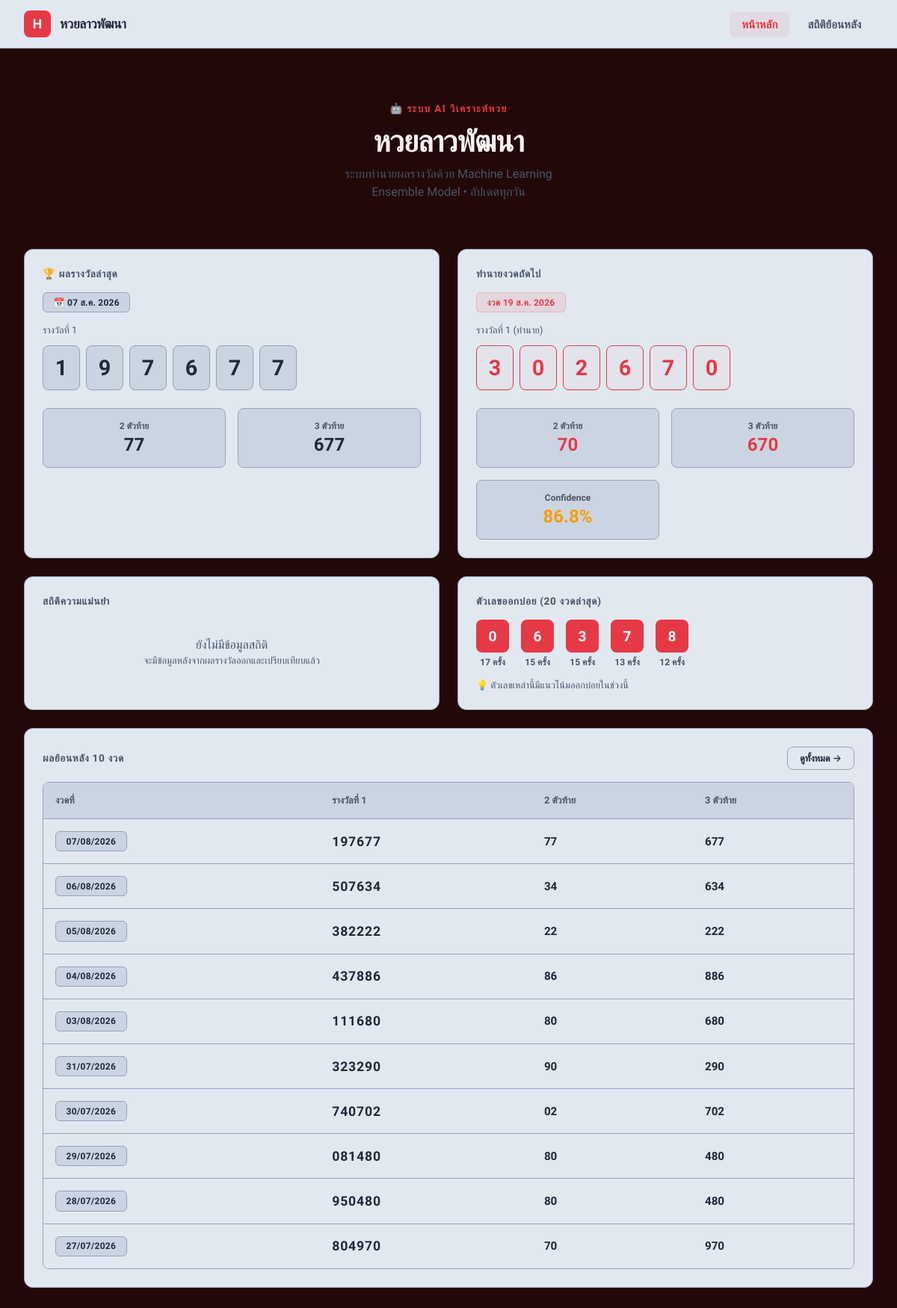
The page / on the database its author committed.
### lottery/models.py (models this page shows, shortened)
class LotteryResult(models.Model):
    draw_date = models.DateField(unique=True, verbose_name="วันที่ออกรางวัล")
    first_prize = models.CharField(max_length=20, blank=True, verbose_name="รางวัลที่ 1")
    two_digit = models.CharField(max_length=10, blank=True, verbose_name="2 ตัวท้าย")
    three_digit = models.CharField(max_length=10, blank=True, verbose_name="3 ตัวท้าย")
    raw_data = models.TextField(blank=True, verbose_name="ข้อมูลดิบ")
    created_at = models.DateTimeField(auto_now_add=True)
    updated_at = models.DateTimeField(auto_now=True)
    class Meta:
        ordering = ['-draw_date']
        verbose_name = "ผลหวยลาวพัฒนา"
        verbose_name_plural = "ผลหวยลาวพัฒนาทั้งหมด"
    @property
    def last_two(self):
        if self.two_digit:
            return self.two_digit
        if len(self.first_prize) >= 2:
            return self.first_prize[-2:]
        return ""
    @property
    def last_three(self):
        if self.three_digit:
            return self.three_digit
        if len(self.first_prize) >= 3:
            return self.first_prize[-3:]
        return ""

class Prediction(models.Model):
    target_date = models.DateField(verbose_name="งวดที่ทำนาย")
    predicted_first = models.CharField(max_length=20, verbose_name="ทำนายรางวัลที่ 1")
    predicted_two = models.CharField(max_length=10, blank=True, verbose_name="ทำนาย 2 ตัวท้าย")
    predicted_three = models.CharField(max_length=10, blank=True, verbose_name="ทำนาย 3 ตัวท้าย")
    confidence = models.FloatField(default=0.0, verbose_name="ความมั่นใจ (%)")
    model_used = models.CharField(max_length=50, default="ensemble", verbose_name="โมเดลที่ใช้")
    actual_result = models.ForeignKey(
        LotteryResult, null=True, blank=True,
        on_delete=models.SET_NULL,
        related_name='predictions',
        verbose_name="ผลจริง"
    )
    is_correct_two = models.BooleanField(null=True, blank=True, verbose_name="ถูก 2 ตัวท้าย")
    is_correct_three = models.BooleanField(null=True, blank=True, verbose_name="ถูก 3 ตัวท้าย")
    is_correct_first = models.BooleanField(null=True, blank=True, verbose_name="ถูกรางวัลที่ 1")
    created_at = models.DateTimeField(auto_now_add=True)
    class Meta:
        ordering = ['-target_date']
        verbose_name = "การทำนาย"
        verbose_name_plural = "ประวัติการทำนาย"

### lottery/views.py (the view, shortened to what this page needs)
# urls.py: path('', views.dashboard, name='dashboard'),
def dashboard(request):
    latest = LotteryResult.objects.first()
    today = timezone.localdate()
    tomorrow = today + timedelta(days=1)
    prediction = Prediction.objects.filter(target_date__gte=today).first()
    recent_results = LotteryResult.objects.order_by('-draw_date')[:10]
    stats = get_accuracy_stats()
    hot_numbers = _calc_hot_numbers(20)
    context = {
        'latest': latest,
        'prediction': prediction,
        'recent_results': recent_results,
        'stats': stats,
        'hot_numbers': hot_numbers,
        'today': today,
        'tomorrow': tomorrow,
    }
    return render(request, 'lottery/dashboard.html', context)

### lottery/services/predictor.py (called while the page is built, shortened)
def get_accuracy_stats() -> dict:
    from lottery.models import Prediction
    evaluated = Prediction.objects.filter(actual_result__isnull=False)
    total = evaluated.count()
    if total == 0:
        return {'total': 0, 'correct_two': 0, 'correct_three': 0, 'correct_first': 0,
                'acc_two': 0, 'acc_three': 0, 'acc_first': 0}

### lottery/views.py (called while the page is built)
def _calc_hot_numbers(num_draws=20) -> list:
    from collections import Counter
    results = LotteryResult.objects.exclude(first_prize='').order_by('-draw_date')[:num_draws]
    counter = Counter()
    for r in results:
        for c in r.first_prize:
            if c.isdigit():
                counter[c] += 1
    return counter.most_common(5)

### lottery/templates/lottery/dashboard.html (shortened to what this page needs)
{% extends "lottery/base.html" %}
{% block nav_dashboard %}active{% endblock %}
{% block content %}
<div class="hero">
    <div class="hero-subtitle">🤖 ระบบ AI วิเคราะห์หวย</div>
    <h1 class="hero-title">หวยลาวพัฒนา</h1>
    <p class="hero-desc">ระบบทำนายผลรางวัลด้วย Machine Learning<br>Ensemble Model • อัปเดตทุกวัน</p>
</div>
<div class="grid-2 fade-in delay-1" style="margin-bottom:1.5rem;">
    <div class="card">
        <div class="card-title">🏆 ผลรางวัลล่าสุด</div>
        {% if latest %}
            <div class="badge badge-light" style="margin-bottom: 1rem; display: inline-flex; align-items: center; gap: 0.5rem;">📅 {{ latest.draw_date|date:"d M Y" }}</div>
            <div>
                <div style="font-size:0.8rem; color:var(--text-muted); margin-bottom:0.75rem;">รางวัลที่ 1</div>
                <div class="lottery-number" id="latestNumbers">
                    {% for digit in latest.first_prize %}
                        {% if digit != '-' and digit != ' ' %}
                        <div class="digit-box">{{ digit }}</div>
                        {% endif %}
                    {% endfor %}
                </div>
            </div>
            <div class="two-three-row">
                <div class="mini-result">
                    <div class="label">2 ตัวท้าย</div>
                    <div class="number">{{ latest.last_two|default:"--" }}</div>
                </div>
                <div class="mini-result">
                    <div class="label">3 ตัวท้าย</div>
                    <div class="number">{{ latest.last_three|default:"---" }}</div>
                </div>
            </div>
        {% else %}
            <div class="no-data">
                <div class="icon">📭</div>
                <p>ยังไม่มีข้อมูลผลรางวัล</p>
                <p style="font-size:0.85rem; margin-top:0.5rem;">กดปุ่ม "ดึงข้อมูลล่าสุด" เพื่อโหลดข้อมูล</p>
            </div>
        {% endif %}
    </div>
    <div class="card">
        <div class="card-title">ทำนายงวดถัดไป</div>
        {% if prediction %}
            <div class="badge badge-red" style="margin-bottom: 1rem; display: inline-flex; align-items: center; gap: 0.5rem;">
                งวด {{ prediction.target_date|date:"d M Y" }}
            </div>
            <div>
                <div style="font-size:0.8rem; color:var(--text-muted); margin-bottom:0.75rem;">รางวัลที่ 1 (ทำนาย)</div>
                <div class="lottery-number" id="predictNumbers">
                    {% for digit in prediction.predicted_first %}
                        {% if digit != '-' and digit != ' ' %}
                        <div class="digit-box predict">{{ digit }}</div>
                        {% endif %}
                    {% endfor %}
                </div>
            </div>
            <div class="two-three-row">
                <div class="mini-result predict">
                    <div class="label">2 ตัวท้าย</div>
                    <div class="number">{{ prediction.predicted_two|default:"--" }}</div>
                </div>
                <div class="mini-result predict">
                    <div class="label">3 ตัวท้าย</div>
                    <div class="number">{{ prediction.predicted_three|default:"---" }}</div>
                </div>
                <div class="mini-result">
                    <div class="label">Confidence</div>
                    <div class="number" style="color:var(--warning);">{{ prediction.confidence }}%</div>
                </div>
            </div>
        {% else %}
            <div class="no-data">
                <div class="icon">🤖</div>
                <p>ยังไม่มีผลการทำนาย</p>
                <p style="font-size:0.85rem; margin-top:0.5rem;">ดึงข้อมูลก่อนแล้วกด "คำนวณใหม่"</p>
            </div>
        {% endif %}
    </div>
</div>
<div class="grid-2 fade-in delay-2" style="margin-bottom:1.5rem;">
    <div class="card">
        <div class="card-title">สถิติความแม่นยำ</div>
        {% if stats.total > 0 %}
            <div class="stats-row">
                <div class="stat-mini">
                    <div class="val">{{ stats.acc_two }}%</div>
                    <div class="lbl">ถูก 2 ตัวท้าย</div>
                </div>
                <div class="stat-mini">
                    <div class="val">{{ stats.acc_three }}%</div>
                    <div class="lbl">ถูก 3 ตัวท้าย</div>
                </div>
                <div class="stat-mini">
                    <div class="val">{{ stats.acc_first }}%</div>
                    <div class="lbl">ถูกรางวัลที่ 1</div>
                </div>
            </div>
            <div style="margin-top:1rem; font-size:0.85rem; color:var(--text-muted);">
                จากการทำนายทั้งหมด {{ stats.total }} งวด ที่มีผลเปรียบเทียบแล้ว
            </div>
        {% else %}
            <div class="no-data" style="padding:1.5rem;">
                <p style="color:var(--text-muted);">ยังไม่มีข้อมูลสถิติ</p>
                <p style="font-size:0.8rem; margin-top:0.25rem;">จะมีข้อมูลหลังจากผลรางวัลออกและเปรียบเทียบแล้ว</p>
            </div>
        {% endif %}
    </div>
    <div class="card">
        <div class="card-title">ตัวเลขออกบ่อย (20 งวดล่าสุด)</div>
        {% if hot_numbers %}
            <div class="hot-row">
                {% for digit, count in hot_numbers %}
                <div class="hot-num">
                    <div class="hot-circle">{{ digit }}</div>
                    <div class="hot-count">{{ count }} ครั้ง</div>
                </div>
                {% endfor %}
            </div>
            <div style="margin-top:1rem; font-size:0.8rem; color:var(--text-muted);">
                💡 ตัวเลขเหล่านี้มีแนวโน้มออกบ่อยในช่วงนี้
            </div>
        {% else %}
            <div class="no-data" style="padding:1.5rem;">
                <p style="color:var(--text-muted);">ยังไม่มีข้อมูลเพียงพอ</p>
            </div>
        {% endif %}
    </div>
</div>
<div class="card fade-in delay-3">
    <div style="display:flex; justify-content:space-between; align-items:center; margin-bottom:1rem;">
        <div class="card-title" style="margin-bottom:0;">ผลย้อนหลัง 10 งวด</div>
        <a href="/history/" class="btn btn-outline" style="padding:0.4rem 1rem; font-size:0.8rem;">ดูทั้งหมด →</a>
    </div>
    {% if recent_results %}
    <div class="table-wrapper">
        <table>
            <thead>
                <tr>
                    <th>งวดที่</th>
                    <th>รางวัลที่ 1</th>
                    <th>2 ตัวท้าย</th>
                    <th>3 ตัวท้าย</th>
                </tr>
            </thead>
            <tbody>
                {% for r in recent_results %}
                <tr>
                    <td><span class="badge badge-light">{{ r.draw_date|date:"d/m/Y" }}</span></td>
                    <td style="font-size:1.1rem; font-weight:700; color:var(--text-card); letter-spacing:0.05em;">{{ r.first_prize }}</td>
                    <td style="font-weight:600;">{{ r.last_two }}</td>
                    <td style="font-weight:600;">{{ r.last_three }}</td>
                </tr>
                {% endfor %}
            </tbody>
        </table>
    </div>
    {% else %}
    <div class="no-data">
        <div class="icon">📭</div>
        <p>ยังไม่มีข้อมูลประวัติ</p>
        <button class="btn btn-primary" onclick="fetchData()" style="margin-top:1rem;">ดึงข้อมูลเลย</button>
    </div>
    {% endif %}
</div>
{% endblock %}

### lottery/templates/lottery/base.html (style rules this page uses)
:root { --primary: #e63946; --primary-dark: #b91c1c; --primary-light: #f87171; --bg-body: #230808; --bg-card: #e2e8f0; --bg-box: #cbd5e1; --text-body: #fef2f2; --text-card: #1e293b; --text-muted: #475569; --border: #94a3b8; --success: #10b981; --danger: #ef4444; --warning: #f59e0b; --shadow-sm: 0 1px 2px 0 rgba(0, 0, 0, 0.05); --shadow-md: 0 4px 6px -1px rgba(0, 0, 0, 0.1), 0 2px 4px -1px rgba(0, 0, 0, 0.06); --shadow-lg: 0 10px 15px -3px rgba(0, 0, 0, 0.1), 0 4px 6px -2px rgba(0, 0, 0, 0.05); }
* { margin: 0; padding: 0; box-sizing: border-box; }
body { font-family: 'Sarabun', -apple-system, BlinkMacSystemFont, "Segoe UI", Roboto, sans-serif; background-color: var(--bg-body); color: var(--text-body); min-height: 100vh; -webkit-font-smoothing: antialiased; }
.card { background-color: var(--bg-card); color: var(--text-card); border: 1px solid var(--border); border-radius: 12px; padding: 1.5rem; box-shadow: var(--shadow-sm); transition: transform 0.2s, box-shadow 0.2s; }
.card-title { font-size: 0.85rem; font-weight: 700; color: var(--text-muted); text-transform: uppercase; letter-spacing: 0.05em; margin-bottom: 1rem; }
.lottery-number { display: inline-flex; gap: 8px; flex-wrap: wrap; }
.digit-box { width: 50px; height: 60px; background-color: var(--bg-box); border: 1px solid var(--border); border-radius: 8px; display: flex; align-items: center; justify-content: center; font-size: 1.8rem; font-weight: 700; color: var(--text-card); box-shadow: var(--shadow-sm); }
.digit-box.predict { border-color: var(--primary); color: var(--primary); background-color: rgba(230, 57, 70, 0.03); }
.badge { display: inline-block; padding: 0.35rem 0.85rem; border-radius: 6px; font-size: 0.75rem; font-weight: 600; letter-spacing: 0.02em; }
.badge-light { background-color: var(--bg-box); color: var(--text-card); border: 1px solid var(--border); }
.badge-red { background-color: rgba(230, 57, 70, 0.1); color: var(--primary); border: 1px solid rgba(230, 57, 70, 0.2); }
.btn { display: inline-flex; align-items: center; justify-content: center; gap: 0.5rem; padding: 0.6rem 1.2rem; border-radius: 8px; border: none; cursor: pointer; font-family: inherit; font-size: 0.95rem; font-weight: 600; transition: all 0.2s; text-decoration: none; }
.btn-outline { background-color: transparent; color: var(--text-card); border: 1px solid var(--border); }
.grid-2 { display: grid; grid-template-columns: repeat(2, 1fr); gap: 1.5rem; }
.table-wrapper { overflow-x: auto; border: 1px solid var(--border); border-radius: 8px; }
table { width: 100%; border-collapse: collapse; background-color: var(--bg-card); }
th { text-align: left; padding: 1rem; color: var(--text-muted); font-size: 0.8rem; font-weight: 600; text-transform: uppercase; border-bottom: 1px solid var(--border); background-color: var(--bg-box); white-space: nowrap; }
td { padding: 1rem; border-bottom: 1px solid var(--border); font-size: 0.95rem; font-weight: 500; white-space: nowrap; }
tr:last-child td { border-bottom: none; }
.hot-num { display: inline-flex; flex-direction: column; align-items: center; gap: 6px; }
.hot-circle { width: 44px; height: 44px; border-radius: 8px; background-color: var(--primary); display: flex; align-items: center; justify-content: center; font-size: 1.2rem; font-weight: 700; color: #ffffff; box-shadow: var(--shadow-sm); }
.hot-count { font-size: 0.75rem; color: var(--text-muted); font-weight: 600; }

### rows shown on the page
LotteryResult: draw_date "07 ส.ค. 2026", last_two "77", last_three "677", draw_date "07/08/2026", first_prize "197677"
Prediction: target_date "19 ส.ค. 2026", predicted_two "70", predicted_three "670", confidence "86.8"
LotteryResult: draw_date "06/08/2026", first_prize "507634", last_two "34", last_three "634"
LotteryResult: draw_date "05/08/2026", first_prize "382222", last_two "22", last_three "222"
LotteryResult: draw_date "04/08/2026", first_prize "437886", last_two "86", last_three "886"
LotteryResult: draw_date "03/08/2026", first_prize "111680", last_two "80", last_three "680"
LotteryResult: draw_date "31/07/2026", first_prize "323290", last_two "90", last_three "290"
LotteryResult: draw_date "30/07/2026", first_prize "740702", last_two "02", last_three "702"
LotteryResult: draw_date "29/07/2026", first_prize "081480", last_two "80", last_three "480"
LotteryResult: draw_date "28/07/2026", first_prize "950480", last_two "80", last_three "480"
LotteryResult: draw_date "27/07/2026", first_prize "804970", last_two "70", last_three "970"

### other values the page prints
{{ digit }} "1" "9" "7" "6" "7" "7"
{{ digit }} "3" "0" "2" "6" "7" "0"
{{ digit }} "0" "6" "3" "7" "8"
{{ count }} "17" "15" "15" "13" "12"
